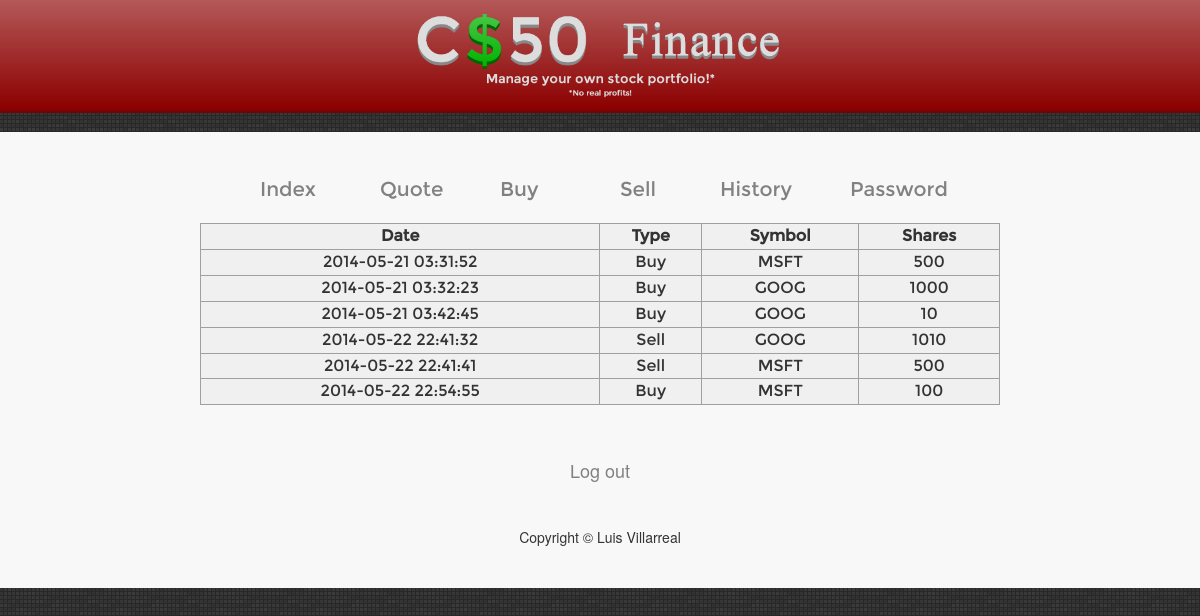
Screenshot of /history.php (signed in) with the database file from the repository.
### tables this page shows
CREATE TABLE `history` (
  `id` int(10) unsigned NOT NULL,
  `date` timestamp NOT NULL DEFAULT CURRENT_TIMESTAMP,
  `type` varchar(5) NOT NULL,
  `symbol` varchar(5) NOT NULL,
  `shares` int(10) unsigned NOT NULL,
  PRIMARY KEY (`id`,`date`)
);

### templates/historylist.php (the view)
<table id=table>
    <tr>
        <td class=tablecell> <b>Date</b> </td>
        <td class=tablecell>   <b>Type</b> </td>
        <td class=tablecell> <b>Symbol</b></td>
        <td class=tablecell> <b>Shares</b> </td>
<?php
    foreach ($positions as $position)
    {
        print("<tr>");
        print("<td class=tablecell>{$position["date"]}</td>");
        print("<td class=tablecell>{$position["type"]}</td>");
        print("<td class=tablecell>{$position["symbol"]}</td>");
        print("<td class=tablecell>{$position["shares"]}</td>");
        print("</tr>");
    }
?>
</table>
<br/> <br/> <h4> <a href="logout.php"> Log out </a> </h4>

### public/history.php (shortened to what this page needs)
<?php
    $rows = query("SELECT * FROM history WHERE id = ?", $_SESSION["id"]);
    if (empty($rows))
        render("historyempty.php", ["title" => "History"]);
    else
    {
        $positions = [];
        foreach ($rows as $row)
        {
            $positions[] = [
                "date" => $row["date"],
                "type" => $row["type"],
                "symbol" => $row["symbol"],
                "shares" => $row["shares"]
                ];
        }
        render("historylist.php", ["positions" => $positions, "title" => "Portfolio"]);
    }
?>

### includes/functions.php (shortened to what this page needs)
<?php
    function query()
    {
        $sql = func_get_arg(0);
        $parameters = array_slice(func_get_args(), 1);
        static $handle;
        if (!isset($handle))
        {
            try
            {
                $handle = new PDO("mysql:dbname=" . DATABASE . ";host=" . SERVER, USERNAME, PASSWORD);
                $handle->setAttribute(PDO::ATTR_EMULATE_PREPARES, false);
            }
            catch (Exception $e)
            {
                trigger_error($e->getMessage(), E_USER_ERROR);
                exit;
            }
        }
        $statement = $handle->prepare($sql);
        $results = $statement->execute($parameters);
        if ($results !== false)
        {
            return $statement->fetchAll(PDO::FETCH_ASSOC);
        }
        else
        {
            return false;
        }
    }
    function render($template, $values = [])
    {
        if (file_exists("../templates/$template"))
        {
            extract($values);
            require("../templates/header.php");
            require("../templates/$template");
            require("../templates/footer.php");
        }
        else
        {
            trigger_error("Invalid template: $template", E_USER_ERROR);
        }
    }
?>

### templates/header.php (shortened to what this page needs)
<!DOCTYPE html>
<html>
    <head>
        <link href="/css/bootstrap.min.css" rel="stylesheet"/>
        <link href="/css/bootstrap-theme.min.css" rel="stylesheet"/>
        <link href="/css/styles.css" rel="stylesheet"/>
    </head>
    <body>
        <div id="top">
                <a href="/"><img id=logo alt="C$50 Finance" src="/img/logo.png"/></a>
            </div>
        <div id=index class=boton> <a href=index.php> Index </a> </div>
        <div id=quote class=boton> <a href=quote.php> Quote </a> </div>
        <div id=buy class=boton> <a href=buy.php> Buy </a> </div>
        <div id=sell class=boton> <a href=sell.php> Sell </a> </div>
        <div id=history class=boton> <a href=history.php> History </a> </div>
        <div id=password class=boton> <a href=password.php> Password </a> </div>
        <div class="container">
            <br/><br/><br/><br/>
            <div id="middle">

### templates/footer.php
            </div>
            <div id="bottom">
                <br/>
                <h5> Copyright &#169; Luis Villarreal </h5>
            </div>
        <br/>
        </div>
    </body>
</html>

### public/css/styles.css (style rules this page uses)
a:link { color:#818181; }
body { background-image: url('/img/bgimg.png'); font-size: 12pt; font-family: Montserrat; }
.container { margin-left: auto; margin-right: auto; text-align: center; position: absolute; top: 16.5%; background-color: #F8F8F8; width: 100%; }
#top { text-align: center; width: 100%; background-color: #800000; position: fixed; }
#bottom { font-size: smaller; margin: 20px; }
#table { margin: 0px auto; background-color: #F0F0F0; border-style: solid; border-color: #A0A0A0; border-width: 1px; width: 800px; text-align: center; }
.tablecell { margin: 0px auto; background-color: #F0F0F0; border-style: solid; border-color: #A0A0A0; border-width: 1px; }
#logo { width: 100%; }
.boton { position: absolute; top: 175px; left:50%; font-size: 20px; z-index: 10; }
#index { margin-left: -340px; }
#quote { margin-left: -220px; }
#buy { margin-left: -100px; }
#sell { margin-left: 20px; }
#history { margin-left: 120px; }
#password { margin-left: 250px; }

### rows the page displays
history: date "2014-05-21 03:31:52", type "Buy", symbol "MSFT", shares "500"
history: date "2014-05-21 03:32:23", type "Buy", symbol "GOOG", shares "1000"
history: date "2014-05-21 03:42:45", type "Buy", symbol "GOOG", shares "10"
history: date "2014-05-22 22:41:32", type "Sell", symbol "GOOG", shares "1010"
history: date "2014-05-22 22:41:41", type "Sell", symbol "MSFT", shares "500"
history: date "2014-05-22 22:54:55", type "Buy", symbol "MSFT", shares "100"
